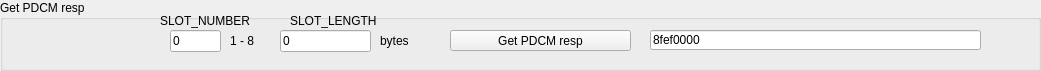
    <widget class="QGroupBox" name="groupBox_3">
     <property name="geometry">
      <rect>
       <x>10</x>
       <y>760</y>
       <width>1041</width>
       <height>71</height>
      </rect>
     </property>
     <property name="title">
      <string>Get PDCM resp</string>
     </property>
     <widget class="QLabel" name="label_129">
      <property name="geometry">
       <rect>
        <x>290</x>
        <y>10</y>
        <width>151</width>
        <height>21</height>
       </rect>
      </property>
      <property name="text">
       <string>SLOT_LENGTH</string>
      </property>
     </widget>
     <widget class="CustomControls::LineEdit" name="lineEdit_61">
      <property name="geometry">
       <rect>
        <x>280</x>
        <y>30</y>
        <width>91</width>
        <height>22</height>
       </rect>
      </property>
      <property name="accessibleName">
       <string>SLOT_LENGTH</string>
      </property>
      <property name="text">
       <string>0</string>
      </property>
     </widget>
     <widget class="CustomControls::PushButton" name="pushButton_52">
      <property name="geometry">
       <rect>
        <x>450</x>
        <y>30</y>
        <width>181</width>
        <height>21</height>
       </rect>
      </property>
      <property name="accessibleName">
       <string>GetPDCMresp()</string>
      </property>
      <property name="text">
       <string>Get PDCM resp</string>
      </property>
     </widget>
     <widget class="CustomControls::LineEdit" name="lineEdit_62">
      <property name="geometry">
       <rect>
        <x>170</x>
        <y>30</y>
        <width>51</width>
        <height>22</height>
       </rect>
      </property>
      <property name="accessibleName">
       <string>SLOT_NUMBER</string>
      </property>
      <property name="text">
       <string>0</string>
      </property>
     </widget>
     <widget class="QLabel" name="label_130">
      <property name="geometry">
       <rect>
        <x>160</x>
        <y>10</y>
        <width>111</width>
        <height>21</height>
       </rect>
      </property>
      <property name="text">
       <string>SLOT_NUMBER</string>
      </property>
     </widget>
     <widget class="QLineEdit" name="lineEditPDCMresp">
      <property name="geometry">
       <rect>
        <x>650</x>
        <y>30</y>
        <width>331</width>
        <height>20</height>
       </rect>
      </property>
      <property name="minimumSize">
       <size>
        <width>150</width>
        <height>0</height>
       </size>
      </property>
      <property name="accessibleName">
       <string>WriteData</string>
      </property>
      <property name="inputMask">
       <string/>
      </property>
      <property name="text">
       <string>8fef0000</string>
      </property>
      <property name="maxLength">
       <number>32767</number>
      </property>
     </widget>
     <widget class="QLabel" name="label_131">
      <property name="geometry">
       <rect>
        <x>380</x>
        <y>30</y>
        <width>51</width>
        <height>21</height>
       </rect>
      </property>
      <property name="text">
       <string>bytes</string>
      </property>
     </widget>
     <widget class="QLabel" name="label_132">
      <property name="geometry">
       <rect>
        <x>230</x>
        <y>30</y>
        <width>51</width>
        <height>21</height>
       </rect>
      </property>
      <property name="text">
       <string>1 - 8</string>
      </property>
     </widget>
    </widget>
